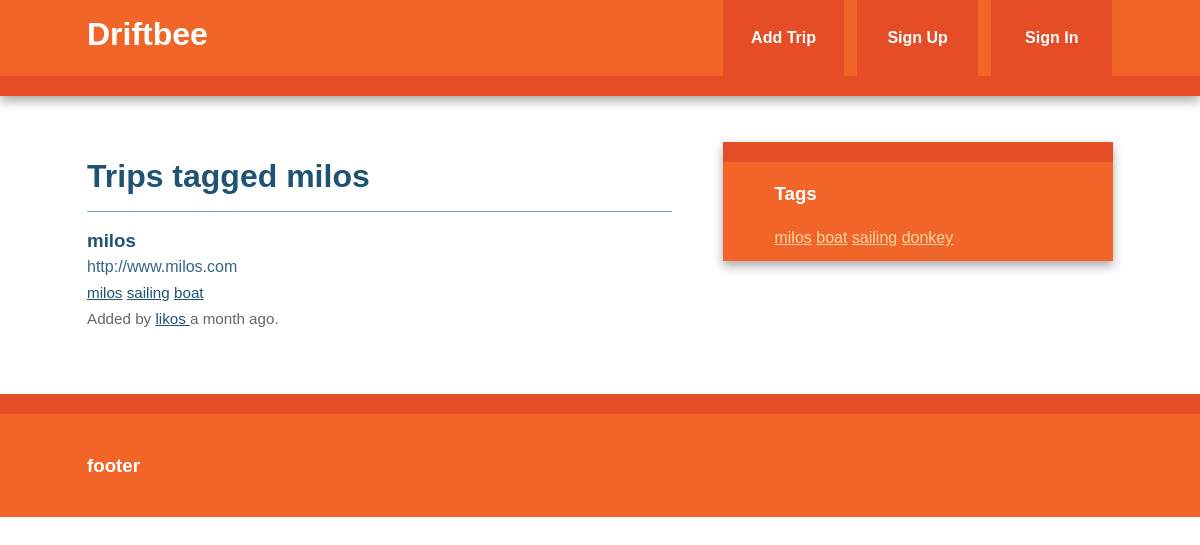
/tag/milos, run on the app's committed database.
### thermos/models.py (models this page shows, shortened)
class Tag(db.Model):
    id = db.Column(db.Integer, primary_key=True)
    name = db.Column(db.String(25), nullable=False, unique=True, index=True)
    @staticmethod
    def all():
        return Tag.query.all()
    def __repr__(self):
        return self.name

class Bookmark(db.Model):
    id = db.Column(db.Integer, primary_key=True)
    url = db.Column(db.Text, nullable=False)
    date = db.Column(db.DateTime, default=datetime.utcnow)
    description = db.Column(db.String(300))
    user_id = db.Column(db.Integer, db.ForeignKey('user.id'), nullable=False)
    _tags = db.relationship('Tag', secondary=tags, backref=db.backref('bookmarks', lazy='dynamic'))
    @property
    def tags(self):
        return ",".join([t.name for t in self._tags])
    @tags.setter
    def tags(self, string):
        if string:
            self._tags = [Tag.get_or_create(name) for name in string.split(',')]

class User(db.Model, UserMixin):
    id = db.Column(db.Integer, primary_key=True)
    username = db.Column(db.String(80), unique=True)
    email = db.Column(db.String(120), unique=True)
    bookmarks = db.relationship('Bookmark', backref='user', lazy='dynamic')
    password_hash = db.Column(db.String)
    @property
    def password(self):
        raise AttributeError('password: write-only field')

### thermos/views.py (the view)
@app.route('/tag/<name>')
def tag(name):
    tag = Tag.query.filter_by(name=name).first_or_404()
    return render_template('tag.html',tag=tag)

### thermos/views.py (called while the page is built)
@app.context_processor
def inject_tags():
    return dict(all_tags=Tag.all)

### thermos/templates/tag.html (shortened to what this page needs)
{% extends "base.html" %}
{% block content %}
	<article>
		<header>
			<h1>Trips tagged {{tag}}</h1>
			{% if tag.bookmarks.count()>0 %}
                {% with bookmarks=tag.bookmarks %}
                    {% include "bookmark_list.html" %}
                {% endwith %}
            {% else %}
                There are no trips with this tag.
            {% endif %}
		</header>
	</article>
{% endblock   %}

### thermos/templates/base.html (shortened to what this page needs)
<!doctype html>
<html class="no-js" lang="">
    <head>
        {% block styles %}
            <link rel="stylesheet" href="{{ url_for('static', filename='css/normalize.min.css') }}">
            <link rel="stylesheet" href="{{ url_for('static', filename='css/main.css') }}">
        {% endblock %}
    </head>
    <body>
        <div class="header-container">
            <header class="wrapper clearfix">
                <a href="{{url_for('index')}}"><h1 class="title">Driftbee</h1></a>
                <nav>
                    <ul>
                        <li><a href="{{ url_for('add')}}">Add Trip</a></li>
                        {% if current_user.is_authenticated %}
                            <li><a href="{{ url_for('user', username=current_user.username) }}">My Trips</a></li>
                            <li><a href="{{ url_for('logout') }}">Sign Out</a></li>
                        {% else %}
                            <li><a href="{{ url_for('signup') }}">Sign Up</a></li>
                            <li><a href="{{ url_for('login') }}">Sign In</a></li>
                        {% endif %}
                    </ul>
                </nav>
            </header>
        </div>
        <div class="main-container">
            <div class="main wrapper clearfix">
                {% block content %}
                {% endblock %}
                {% block sidebar %}
                    <aside>
                        <h3>Tags</h3>
                        {% for t in all_tags() %}
                            <a href="{{ url_for('tag',name=t)}}">{{t}}</a>
                        {% endfor%}
                    </aside>
                {% endblock %}
            </div>
        </div>
        <div class="footer-container">
            <footer class="wrapper">
                <h3>footer</h3>
            </footer>
        </div>
    </body>
</html>

### thermos/templates/bookmark_list.html (shortened to what this page needs)
<ul class="bookmarks">
    {% for bookmark in bookmarks %}
    <li>
        <a class="header" href="{{ bookmark.url }}">
            <h3 class="description">
                {{ bookmark.description|truncate(50,killwords=True) }}
            </h3>
            <span class="url">
                {{ bookmark.url|truncate(50,killwords=True) }}
            </span>
        </a>
        <div class="info">
            <span class="tags">
                {% if bookmark.tags %}
                    {% for t in bookmark._tags %}
                        <a href="{{ url_for('tag',name=t)}}">{{ t }}</a>
                       {% endfor %}
                    {% else %}No tags.
                {% endif %}
             </span>
            <br>
            Added by <a href="{{ url_for('user', username=bookmark.user.username) }}">
            {{ bookmark.user.username }}
        </a>
        {{ moment(bookmark.date).fromNow() }}.
        </div>
    </li>
    {% endfor %}
</ul>

### thermos/static/css/main.css (style rules this page uses)
html { color: #222; font-size: 1em; line-height: 1.4; }
body { font: 16px/26px Helvetica, Helvetica Neue, Arial; }
.wrapper { width: 90%; margin: 0 5%; }
.header-container { border-bottom: 20px solid #e44d26; }
.footer-container, .main aside { border-top: 20px solid #e44d26; }
.header-container, .footer-container, .main aside { background: #f16529; }
.title { color: white; }
nav ul { margin: 0; padding: 0; list-style-type: none; }
nav a { display: block; margin-bottom: 10px; padding: 15px 0; text-align: center; text-decoration: none; font-weight: bold; color: white; background: #e44d26; }
.main { padding: 30px 0; }
.main article h1 { font-size: 2em; }
.main aside { color: white; padding: 0px 5% 10px; }
.footer-container footer { color: white; padding: 20px 0; }
a, a:visited { color: #1E5373; }
ul.bookmarks { list-style: none none; padding-left: 0; }
ul.bookmarks li { padding-bottom: .5em; border-top: 1px solid #7EA6BF; padding: 1em 0; }
a.header { color: #326786; text-decoration: none; display: block; }
a.header h3 { margin: 0 0 ; }
div.info { font-size: .95em; color:#666666; }
aside a { color: #FFD6A3; }
h1, h2, h3, h4, h5, h6 { color: #1E5373; }
.main aside h3, footer h3, footer a, footer a:visited { color:white ; }
@media only screen and (min-width: 480px) { nav a { float: left; width: 27%; margin: 0 1.7%; padding: 25px 2%; margin-bottom: 0; } }
@media only screen and (min-width: 480px) { nav li:first-child a { margin-left: 0; } }
@media only screen and (min-width: 480px) { nav li:last-child a { margin-right: 0; } }
@media only screen and (min-width: 480px) { nav ul li { display: inline; } }
@media only screen and (min-width: 768px) { .header-container, .main aside { -webkit-box-shadow: 0 5px 10px #aaa; -moz-box-shadow: 0 5px 10px #aaa; box-shadow: 0 5px 10px #aaa; } }
@media only screen and (min-width: 768px) { .title { float: left; } }
@media only screen and (min-width: 768px) { nav { float: right; width: 38%; } }
@media only screen and (min-width: 768px) { .main article { float: left; width: 57%; } }
@media only screen and (min-width: 768px) { .main aside { float: right; width: 28%; } }
@media only screen and (min-width: 1140px) { .wrapper { width: 1026px; margin: 0 auto; } }
.clearfix:before, .clearfix:after { content: " "; display: table; }
.clearfix:after { clear: both; }
.clearfix { *zoom: 1; }

### data on the page
Tag: name "milos"
Bookmark: description "milos", url "http://www.milos.com", user.username "likos", date "a month ago"
Tag: name "sailing"
Tag: name "boat"
Tag: name "donkey"
